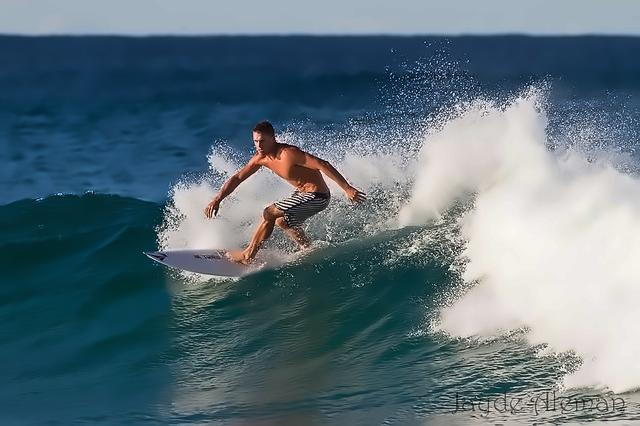
#> input picture Dataset/processed/denoised/denoised_001.jpg, 640 x 426 px, given as the content of the folder ./Dataset/1/dataset/Noisy/, which was not available
$ jupyter execute --allow-errors 'Livrable projet data science.ipynb'   (older library calls are emulated)   (text cells are left out)
#> lines starting #> are read from the running program, lines starting #| are printed output that depends on the picture; pictures that were not available may be replaced by others from this repository, and a replacement may not be noted
[cell 1]
import os
import time
import random

# Check if imageio package is installed
try:
    import imageio
except ImportError:
    !pip install imageio

import imageio
import matplotlib.pyplot as plt
import numpy as np

# Check if cikit-image package is installed
try:
    import skimage
except ImportError:
    !pip install scikit-image

from skimage import io
from skimage.restoration import estimate_sigma

# Check if opencv-python package is installed
try:
    import cv2
except ImportError:
    !pip install opencv-python

import cv2

import threading
from queue import Queue
from multiprocessing import Pool

import pathlib

# Check if pandas package is installed
try:
    import pandas
except ImportError:
    !pip install pandas

import pandas as pd

import PIL
import PIL.Image

# Check if tensorflow package is installed
try:
    import tensorflow
except ImportError:
    !pip install tensorflow
# Check if tensorflow_datasets package is installed
try:
    import tensorflow_datasets
except ImportError:
    !pip install tensorflow_datasets


import tensorflow as tf
import tensorflow_datasets as tfds
from tensorflow.keras import layers

# Check if tensorflow_datasets package is installed
try:
    import keras
except ImportError:
    !pip install keras
from keras.preprocessing import image

# Livrable 3
import json
import collections

from PIL import Image

# Lib to move images
import shutil

# Check if tqdm package is installed
try:
    import tqdm
except ImportError:
    !pip install -q tqdm

from tqdm import tqdm

import shutil
from keras.callbacks import Callback,ModelCheckpoint
from keras.models import Sequential,load_model
from keras.layers import Dense, Dropout
from keras.wrappers.scikit_learn import KerasClassifier
import keras.backend as K

[cell 2]
blurry_dataset_path = "./Dataset/1/dataset/Blurry/"
noisy_dataset_path = "./Dataset/1/dataset/Noisy/"
deblured_dataset_path = "./Dataset/1/dataset/deblurred/"
denoised_dataset_path = "./Dataset/1/dataset/denoised/"

classification_dataset_path = "./Dataset/2/dataset/"
classification_model_path = "./Models/classification/"
classification_input_path = "./Dataset/2/input"
classification_output_path = "./Dataset/2/output"

captionning_dataset_path  = "./Dataset/3/dataset/train/"
captionning_annotation_path  = "./Dataset/3/dataset/annotation/"
captionning_model_path = "./Models/captionning/"
captioning_input_path = './Dataset/3/input'
captioning_output_path = './Dataset/3/output'

[cell 3]
# Chargement des images
def get_image(path, filename):
    return io.imread(path + filename)

# Sauvegarde des images
def save_image(path, filename, content):
    #Check if folder exists
    if not os.path.isdir(path):
        os.makedirs(path)
    imageio.imwrite(path + filename , content)

# Retrieve importants informations from data
def get_metric_stat(pre_data, post_data):
    data = [
        np.array([min(pre_data), max(pre_data), np.median(pre_data), np.average(pre_data)]),
        np.array([min(post_data), max(post_data), np.median(post_data), np.average(post_data)])
    ]

    data_array = pd.DataFrame(data,
                              index = ["pre_processed", "post_processed"],
                              columns = ["Min value", "Max value", "Median value", "Average value"])
    print(data_array)

# Display all data in table
def get_list_data(data_tmp):
    data_array = pd.DataFrame(np.array(data_tmp),
                              columns = ["Name", "Before", "After"])
    print("\n")
    print(data_array)

[cell 4]
# Deblurring function
# [11 lines left out: function remove_blur, not called in this run]

[cell 5]
def get_blurry_indicator(image):
    gray_image = cv2.cvtColor(image, cv2.COLOR_BGR2GRAY)
    fm = cv2.Laplacian(gray_image, cv2.CV_64F).var()
    return fm

#> (a cell that did not finish here is left out)

[cell 7]
# Thread execution
# [23 lines left out: function process_fpath, not called in this run]

# Loop on the list of file
threads = []
pre_processed_data = []
post_processed_data = []
data_preview_blurr = []

#> (the rest of this cell did not finish here and is left out)

[cell 8]
plt.figure(figsize=(24, 8))

def display_image_diff(originalPath, diffPath, filename=None):
    if not filename:
        # Get a random file from directory
        filename = random.choice(os.listdir(originalPath))

    plt.subplot(121)
    plt.imshow(get_image(originalPath, filename))
    plt.axis('off')
    plt.title("Original Image")

    # Corrected Image noise
    plt.subplot(122)
    plt.imshow(get_image(diffPath, filename))
    plt.axis('off')
    plt.title("Corrected Image")

# Filename MUST be the same for both directories
#> (the rest of this cell did not finish here and is left out)

[cell 9]
# Remove Noise function
def remove_noise(image, high):
    if high == 2:
        return cv2.fastNlMeansDenoisingColored(image, None, 10, 10, 7, 15)
    elif high == 1:
        return cv2.fastNlMeansDenoisingColored(image, None, 5, 10, 7, 15)
    else:
        return cv2.fastNlMeansDenoisingColored(image, None, 3, 3, 7, 15)

def estimate_noise(img):
    img = cv2.cvtColor(img, cv2.COLOR_BGR2GRAY)
    return estimate_sigma(img)

[cell 10]
# Create the list of files to treat
listing = os.listdir(noisy_dataset_path)

[cell 11]
# Thread execution
def process_fpath(name):
    path = noisy_dataset_path + name
    img = get_image(noisy_dataset_path,name)

    # Get initial noise metric
    original_noise_metric = estimate_noise(img)
    pre_processed_data.append(original_noise_metric)

    denoised_img = remove_noise(img, high=2)

    # Get initial noise metric
    processed_noise_metric = estimate_noise(denoised_img)
    post_processed_data.append(processed_noise_metric)

    data_preview_denoised.append([name, original_noise_metric, processed_noise_metric])

    save_image(denoised_dataset_path, name, denoised_img)

# Loop on the list of file
threads = []
pre_processed_data = []
post_processed_data = []
data_preview_denoised = []

if __name__ == '__main__':
    for name in listing:
        #process_fpath(name)
        t = threading.Thread(target=process_fpath, args=(name,))
        threads.append(t)

    # Start them all
    for thread in threads:
        thread.start()

    # Wait for all to complete
    for thread in threads:
        thread.join()

    get_metric_stat(pre_processed_data, post_processed_data)
    get_list_data(data_preview_denoised)

[cell 12]
plt.figure(figsize=(24, 8))

# Filename MUST be the same for both directories
display_image_diff(noisy_dataset_path, denoised_dataset_path)
#> in get_image, returned value is the input picture: shape (426, 640, 3); mean R, G, B 93.3, 113.7, 124.1
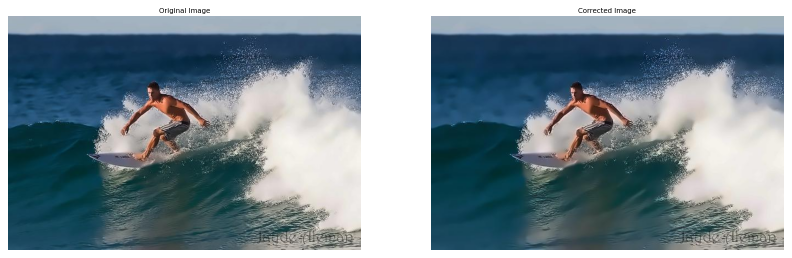
#> figure drawn by matplotlib, 2 panels

[cell 13]
#Choose noisy or blurry image
noisy = False

img = []
#if you want random testing
#img = get_image("./Dataset/Blurry/", random.choice(os.listdir("./Dataset/Blurry/")))

#image retrival
if noisy:
    img = get_image(noisy_dataset_path, "noisy_117.jpg")

else:
    img = get_image(blurry_dataset_path, "blurry_092.jpg")

#initial image measurements
initial_noise = estimate_noise(img)
#> in estimate_noise, `img = cv2.cvtColor(img, cv2.COLOR_BGR2GRAY)`:
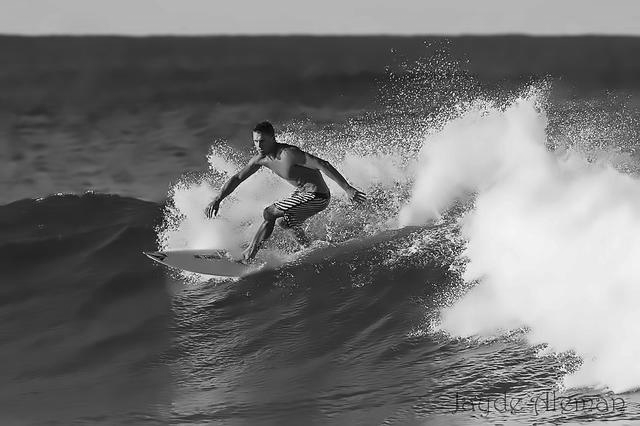
#> img: shape (426, 640); min 0, max 255, mean 114.5
#> initial_noise = 0.506
initial_blur = get_blurry_indicator(img)
#> in get_blurry_indicator, `fm = cv2.Laplacian(gray_image, cv2.CV_64F).var()`: fm = 4402.2
#> initial_blur = 4402.2

# print(initial_noise, initial_blur)

#image is blurry
if initial_blur < 3000:
    # high deblur of the image
    img_stage2 = remove_blur(img, high=False)

    #second image measurements
    second_noise = estimate_noise(img)
    second_blur = get_blurry_indicator(img)

    #image meets requirements in terms of noise
    if second_noise < 1:
        #displaying images
        plt.figure(figsize=(24, 8))
        plt.subplot(121)
        plt.imshow(img)
        plt.axis('off')
        plt.title("Original Image")
        plt.subplot(122)
        plt.imshow(img_stage2)
        plt.axis('off')
        plt.title("Corrected Image with only 1 deblur")
        plt.show()

    #image doesn't meets requirements in terms of noise
    else:
        #low denoise of the image
        img_stage3 = remove_noise(img_stage2, 0)

        img_stage3_low_noise = remove_noise(img_stage2, 0)

        #displaying images
        plt.figure(figsize=(24, 8))
        plt.subplot(131)
        plt.imshow(img)
        plt.axis('off')
        plt.title("Original Image")
        plt.subplot(132)
        plt.imshow(img_stage2)
        plt.axis('off')
        plt.title("Corrected Image with only 1 deblur")
        plt.subplot(133)
        plt.imshow(img_stage3)
        plt.axis('off')
        plt.title("Corrected Image with 1 deblur and 1 low denoise")
        plt.show()
        plt.figure(figsize=(24, 8))
        plt.subplot(141)
        plt.imshow(img_stage3_low_noise)
        plt.axis('off')
        plt.title("Corrected Image with 1 deblur and 1 low denoise")
        plt.show()

#if image is noisy
if initial_noise > 1:
    # high denoise of the image
    img_stage2 = remove_noise(img, 2)

    img_stage2_low_noise = remove_noise(img, 1)

    #second image measurements
    second_noise = estimate_noise(img)
    second_blur = get_blurry_indicator(img)

    #image meets requirements in terms of blur
    if second_blur > 48000:
        #displaying images
        plt.figure(figsize=(24, 8))
        plt.subplot(121)
        plt.imshow(img)
        plt.axis('off')
        plt.title("Original Image")
        plt.subplot(122)
        plt.imshow(img_stage2)
        plt.axis('off')
        plt.title("Corrected Image with only 1 deblur")
        plt.subplot(123)
        plt.imshow(img_stage2_low_noise)
        plt.axis('off')
        plt.title("Corrected Image with only 1 deblur")
        plt.show()

    #image meets requirements in terms of blur
    else:
        #low deblur of the image
        img_stage3 = remove_blur(img_stage2, high=False)
        img_stage3_low_noise = remove_blur(img_stage2, high=False)

        #displaying images
        plt.figure(figsize=(24, 8))
        plt.subplot(131)
        plt.imshow(img)
        plt.axis('off')
        plt.title("Original Image")
        plt.subplot(132)
        plt.imshow(img_stage2)
        plt.axis('off')
        plt.title("Corrected Image with only 1 denoise")
        plt.subplot(133)
        plt.imshow(img_stage2_low_noise)
        plt.axis('off')
        plt.title("Corrected Image with only 1 medium denoise")
        plt.show()

        plt.figure(figsize=(24, 8))
        plt.subplot(131)
        plt.imshow(img_stage3)
        plt.axis('off')
        plt.title("Corrected Image with 1 denoise and 1 low deblur")
        plt.figure(figsize=(24, 8))
        plt.subplot(132)
        plt.imshow(img_stage3_low_noise)
        plt.axis('off')
        plt.title("Corrected Image with 1 medium denoise and 1 low deblur")
        plt.show()

$ run again, on Dataset/processed/denoised/denoised_007.jpg
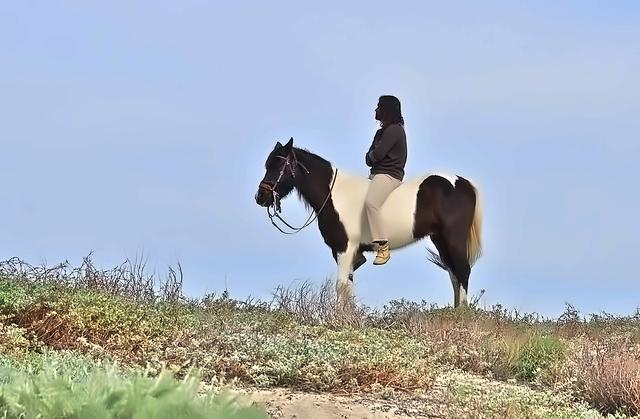
#> input picture Dataset/processed/denoised/denoised_007.jpg, 640 x 419 px, given as the content of the folder ./Dataset/1/dataset/Noisy/, which was not available
#> in get_image, returned value is the input picture: shape (419, 640, 3); mean R, G, B 167.9, 177, 188.4
#> `[cell 12] plt.figure(figsize=(24, 8))`:
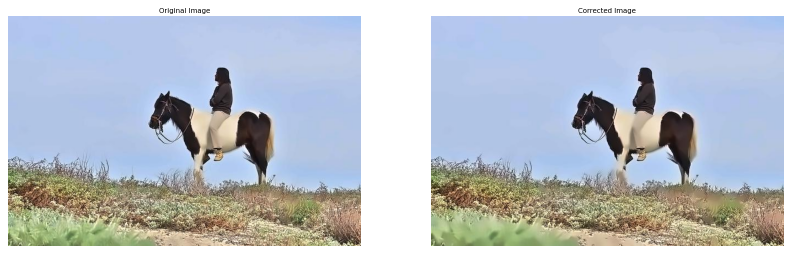
#> figure drawn by matplotlib, 2 panels
#> in estimate_noise, `img = cv2.cvtColor(img, cv2.COLOR_BGR2GRAY)`:
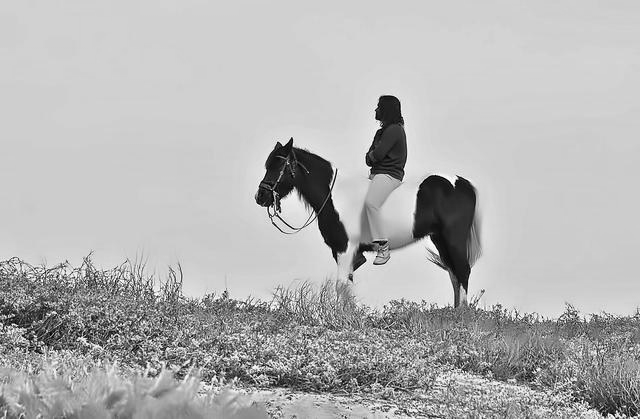
#> img: shape (419, 640); min 0, max 255, mean 179.4
#> initial_noise = 0.253
#> fm = 6464.6

$ run again, on Dataset/processed/denoised/denoised_008.jpg
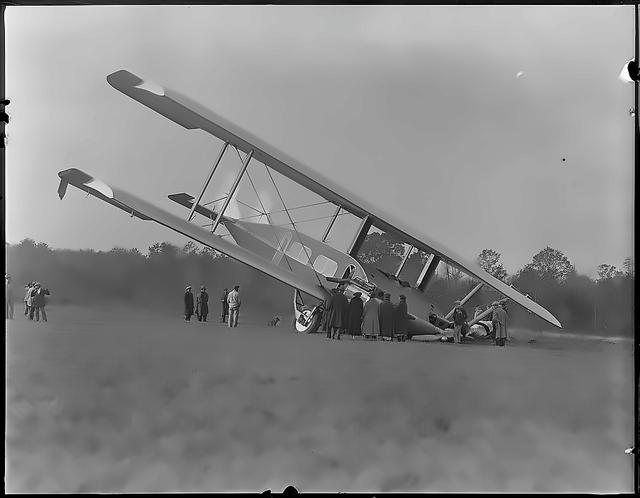
#> input picture Dataset/processed/denoised/denoised_008.jpg, 640 x 498 px, given as the content of the folder ./Dataset/1/dataset/Noisy/, which was not available
#> in get_image, returned value is the input picture: shape (498, 640, 3); mean R, G, B 134.4, 134.4, 134.4
#> `[cell 12] plt.figure(figsize=(24, 8))`:
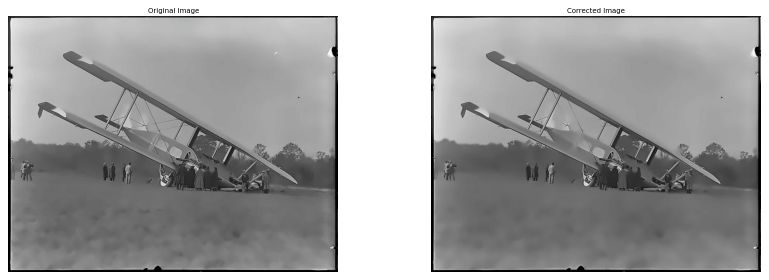
#> figure drawn by matplotlib, 2 panels
#> initial_noise = 0.185
#> fm = 1707.4
#> in remove_blur, `return cv2.filter2D(img, -1, kernel)`:
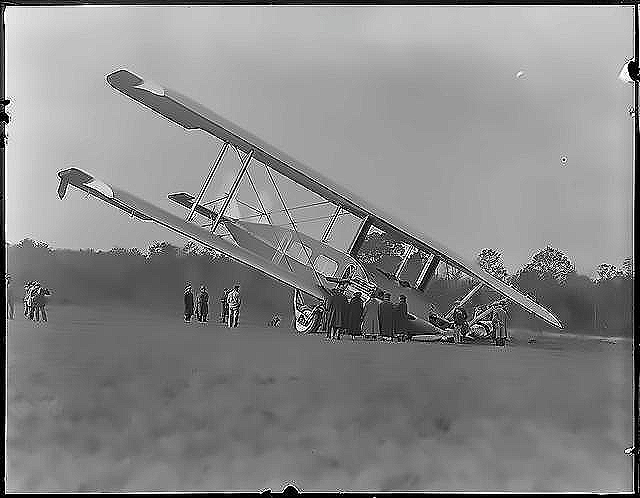
#> returned value: shape (498, 640, 3); mean of channels 0, 1, 2 135.1, 135.1, 135.1; drawn as R, G, B
#> second_noise = 0.185
#> second_blur = 1707.4

$ run again, on Dataset/processed/denoised/denoised_011.jpg
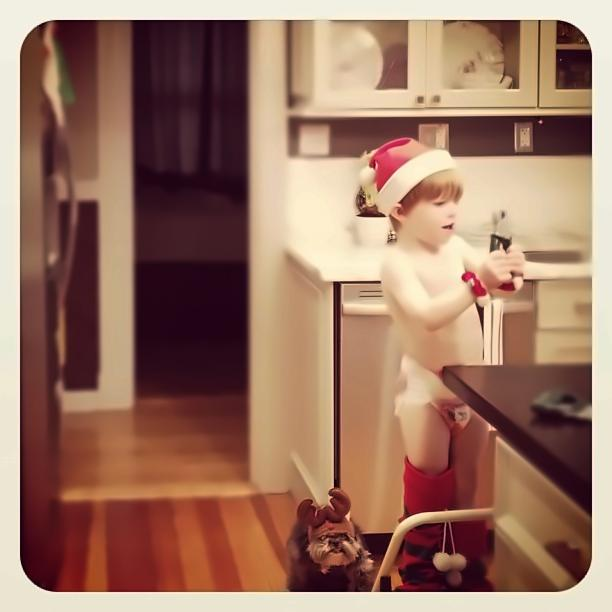
#> input picture Dataset/processed/denoised/denoised_011.jpg, 612 x 612 px, given as the content of the folder ./Dataset/1/dataset/Noisy/, which was not available
#> in get_image, returned value is the input picture: shape (612, 612, 3); mean R, G, B 156.6, 117.8, 100
#> in estimate_noise, `img = cv2.cvtColor(img, cv2.COLOR_BGR2GRAY)`:
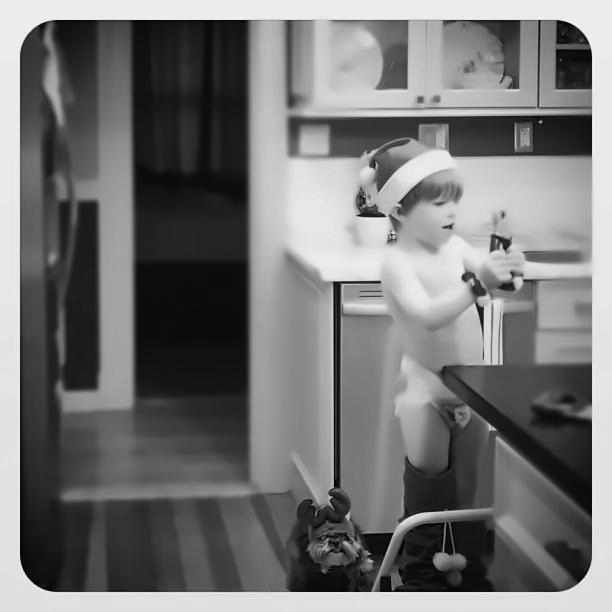
#> img: shape (612, 612); min 2, max 251, mean 116.9
#> initial_noise = 0.21
#> fm = 454.4
#> in remove_blur, `return cv2.filter2D(img, -1, kernel)`:
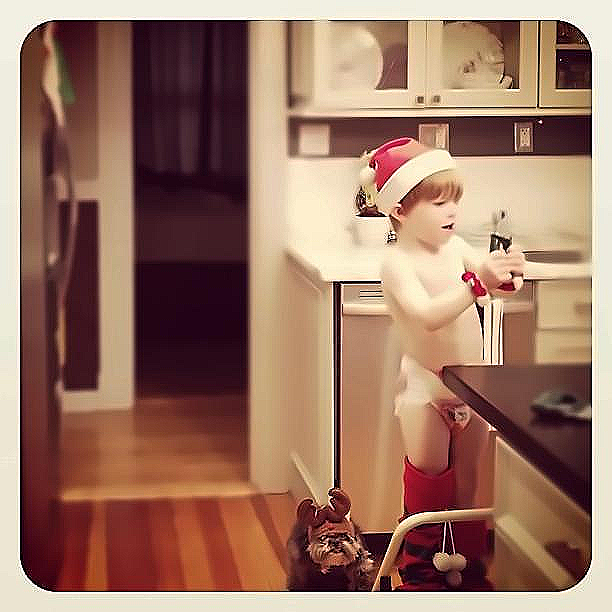
#> returned value: shape (612, 612, 3); mean of channels 0, 1, 2 156, 118.1, 100.5; drawn as R, G, B
#> second_noise = 0.21
#> second_blur = 454.4
